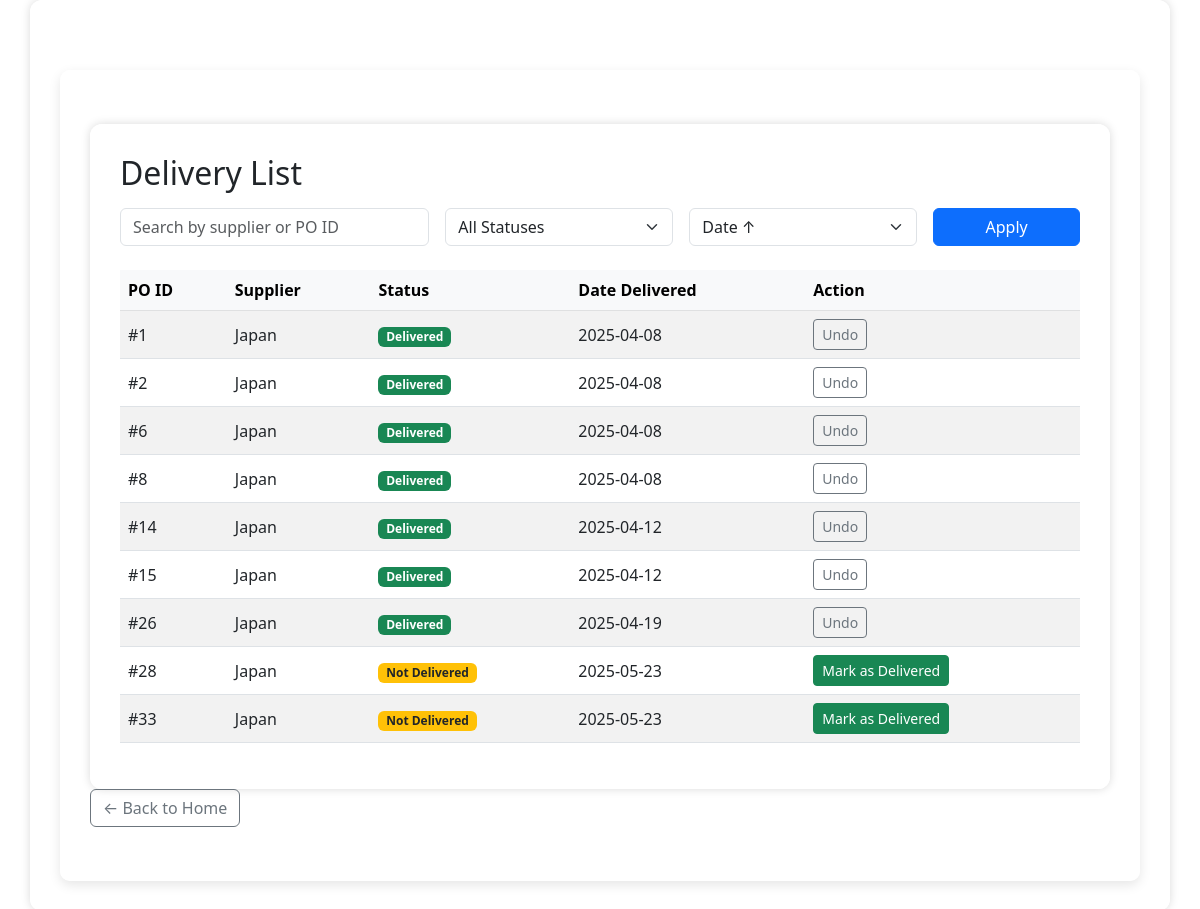
Before: /deliveries/ with the older database file.
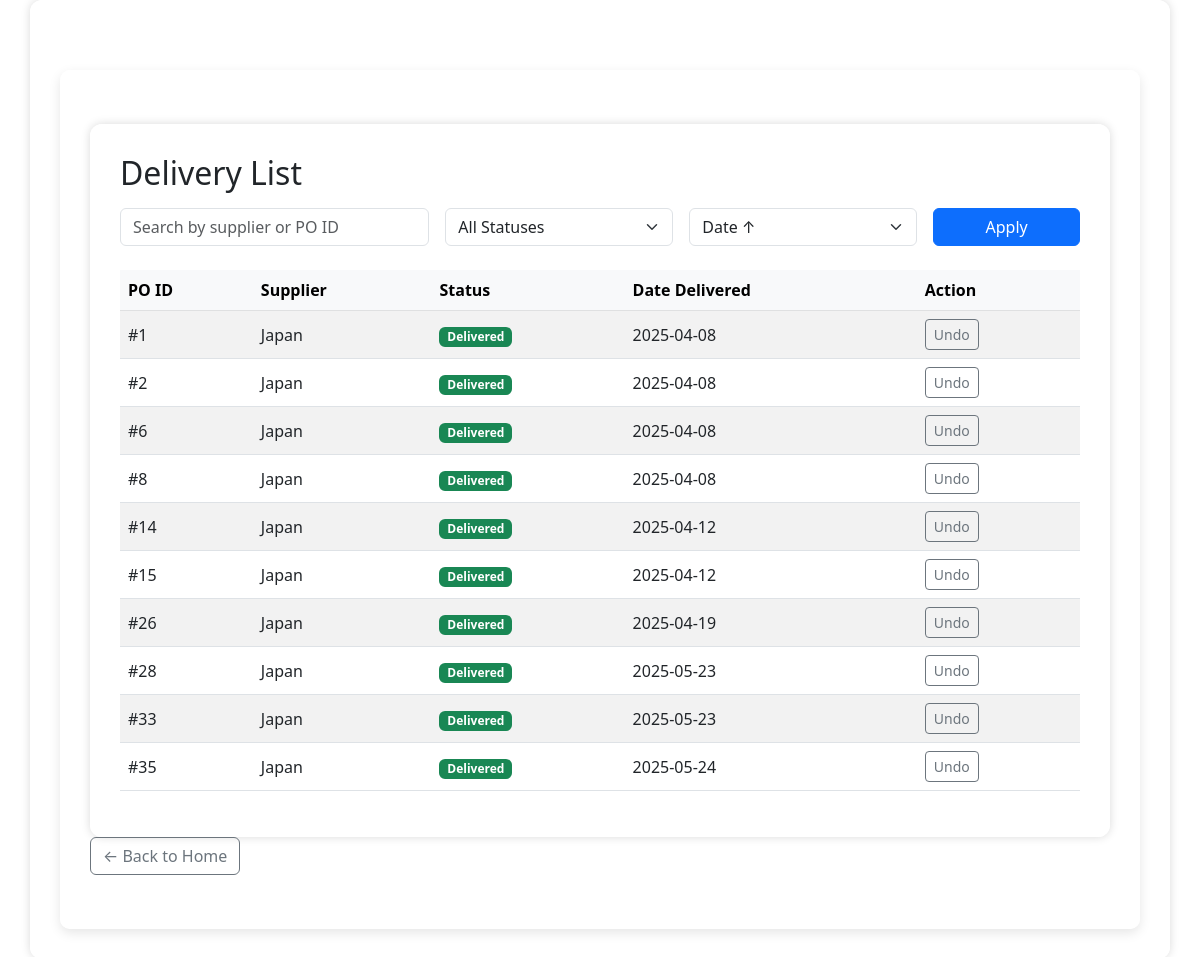
After: the same page with the newer database file.
### core/models.py (models this page shows, shortened)
class Delivery(models.Model):
    purchase_order = models.ForeignKey('PurchaseOrder', on_delete=models.CASCADE)
    delivery_date = models.DateField()
    received_by = models.ForeignKey('auth.User', on_delete=models.SET_NULL, null=True)
    notes = models.TextField(blank=True, null=True)
    delivered = models.BooleanField(default=False)

class PurchaseOrder(models.Model):
    supplier = models.ForeignKey(Supplier, on_delete=models.CASCADE)
    date_created = models.DateField(auto_now_add=True)
    expected_delivery_date = models.DateField(blank=True, null=True)
    status = models.CharField(max_length=20, default='Pending')  # e.g., Pending, Delivered, Cancelled

class Supplier(models.Model):
    name = models.CharField(max_length=255)
    contact_person = models.CharField(max_length=255, blank=True, null=True)
    email = models.EmailField(blank=True, null=True)
    phone = models.CharField(max_length=20, blank=True, null=True)
    address = models.TextField(blank=True, null=True)

### core/views.py (the view)
# urls.py: path('deliveries/', views.delivery_list, name='delivery_list'),
def delivery_list(request):
    search_query = request.GET.get('search', '')
    status_filter = request.GET.get('status', '')
    sort_by = request.GET.get('sort', 'delivery_date')
    deliveries = Delivery.objects.all()
    if search_query:
        deliveries = deliveries.filter(
            Q(purchase_order__supplier__name__icontains=search_query) |
            Q(purchase_order__id__icontains=search_query)
        )
    if status_filter == 'delivered':
        deliveries = deliveries.filter(delivered=True)
    elif status_filter == 'not_delivered':
        deliveries = deliveries.filter(delivered=False)
    if sort_by in ['delivery_date', '-delivery_date', 'delivered']:
        deliveries = deliveries.order_by(sort_by)
    paginator = Paginator(deliveries, 10)
    page_number = request.GET.get("page")
    page_obj = paginator.get_page(page_number)
    context = {
        'deliveries': page_obj,
        'search_query': search_query,
        'status_filter': status_filter,
        'sort_by': sort_by
    }
    return render(request, 'core/delivery_list.html', context)

### core/templates/core/delivery_list.html (shortened to what this page needs)
{% extends 'base.html' %}
{% block content %}
{% load static %}
<div class="container mt-4">
  <h2 class="mb-3">Delivery List</h2>
  <form method="get" class="row g-3 mb-4">
    <div class="col-md-4">
      <input type="text" name="search" class="form-control" placeholder="Search by supplier or PO ID" value="{{ search_query }}">
    </div>
    <div class="col-md-3">
      <select name="status" class="form-select">
        <option value="">All Statuses</option>
      </select>
    </div>
    <div class="col-md-3">
      <select name="sort" class="form-select">
        <option value="delivery_date" {% if sort_by == 'delivery_date' %}selected{% endif %}>Date ↑</option>
      </select>
    </div>
    <div class="col-md-2">
      <button type="submit" class="btn btn-primary w-100">Apply</button>
    </div>
  </form>
  <div class="table-responsive">
    <table class="table table-striped align-middle">
      <thead class="table-light">
        <tr>
          <th>PO ID</th>
          <th>Supplier</th>
          <th>Status</th>
          <th>Date Delivered</th>
          <th>Action</th>
        </tr>
      </thead>
      <tbody>
        {% for delivery in deliveries %}
        <tr>
          <td>#{{ delivery.purchase_order.id }}</td>
          <td>{{ delivery.purchase_order.supplier.name }}</td>
          <td>
            {% if delivery.delivered %}
              <span class="badge bg-success">Delivered</span>
            {% else %}
              <span class="badge bg-warning text-dark">Not Delivered</span>
            {% endif %}
          </td>
          <td>{{ delivery.delivery_date|date:"Y-m-d" }}</td>
          <td>
            {% if delivery.delivered %}
              <a href="{% url 'undo_delivery' delivery.id %}" class="btn btn-sm btn-outline-secondary">Undo</a>
            {% else %}
              <a href="{% url 'mark_as_delivered' delivery.id %}" class="btn btn-sm btn-success">Mark as Delivered</a>
            {% endif %}
          </td>
        </tr>
        {% empty %}
        <tr>
          <td colspan="5" class="text-center text-muted">No deliveries found.</td>
        </tr>
        {% endfor %}
      </tbody>
    </table>
  </div>
</div>
<a href="{% url 'home' %}" class="btn btn-outline-secondary mb-4">← Back to Home</a>
{% endblock %}

### core/templates/base.html (shortened to what this page needs)
{% load static %}
<!DOCTYPE html>
<html>
<head>
  {% load static %}
  <link href="https://cdn.jsdelivr.net/npm/bootstrap@5.3.0/dist/css/bootstrap.min.css" rel="stylesheet">
</head>
<body>
  <div class="container">
    <div class="content-wrapper">
      {% block content %}
      {% endblock %}
    </div>
  </div>
</body>
</html>

Changed rows visible on the page:
changed Delivery (number 8 of 10 on the later page): delivered "Not Delivered Mark as Delivered" → "Delivered Undo"
changed Delivery (number 9 of 10 on the later page): delivered "Not Delivered Mark as Delivered" → "Delivered Undo"
added Delivery: purchase_order.id "35", purchase_order.supplier.name "Japan", delivered "Delivered", delivery_date "2025-05-24"
